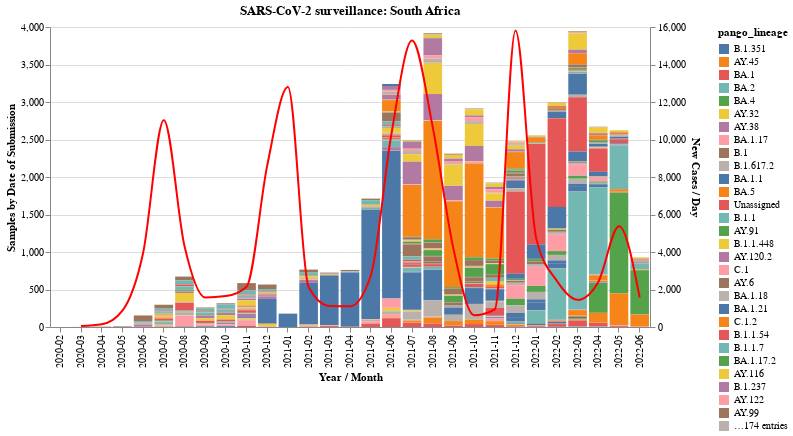

Notebook code cell kept with this figure:
### Code cell
# country level data by date of data submission
# it has two parameters - the Country Name and the ISO 3 letter country code
country_name = "South Africa"
country_code = "ZAF" 
gisaid_data = (
    africa_metadata[africa_metadata.country == country_name]
    .groupby(["date_submitted_yearmon", "pango_lineage"])
    .count()
    .reset_index()
)
sa_owid_data = (
    owid_data[owid_data.iso_code == country_code]
    .groupby(["year_mon"])
    .new_cases.mean()
    .reset_index()
)
gisaid = (
    alt.Chart(gisaid_data, width=600, title=f"SARS-CoV-2 surveillance: {country_name}")
    .mark_bar()
    .encode(
        alt.X("date_submitted_yearmon", title="Year / Month"),
        y=alt.Y("sum(virus)", title="Samples by Date of Submission"),
        color=alt.Color("pango_lineage", sort="-y"),
        tooltip=["pango_lineage", "virus"],
    )
)
owid = (
    alt.Chart(sa_owid_data)
    .mark_line(stroke="red", interpolate="monotone")
    .encode(
        alt.X("year_mon", title="Year / Month"),
        alt.Y("new_cases", title="New Cases / Day"),
    )
)
alt.layer(gisaid, owid).resolve_scale(y="independent")

### Figure 1 — Vega-Lite specification as saved in the notebook (floating-point values rounded to 4 significant figures; data arrays with more than 128 entries replaced by an {"elided": "..."} marker saying what was removed)
{"config": {"view": {"continuousWidth": 400, "continuousHeight": 300}}, "layer": [{"data": {"name": "data-e8df82084b59caf7b4f6b251f4938f62"}, "mark": "bar", "encoding": {"color": {"field": "pango_lineage", "sort": "-y", "type": "nominal"}, "tooltip": [{"field": "pango_lineage", "type": "nominal"}, {"field": "virus", "type": "quantitative"}], "x": {"field": "date_submitted_yearmon", "title": "Year / Month", "type": "nominal"}, "y": {"aggregate": "sum", "field": "virus", "title": "Samples by Date of Submission", "type": "quantitative"}}, "title": "SARS-CoV-2 surveillance: South Africa", "width": 600}, {"data": {"name": "data-c8314e43c50967b75460d2d752557aa1"}, "mark": {"type": "line", "interpolate": "monotone", "stroke": "red"}, "encoding": {"x": {"field": "year_mon", "title": "Year / Month", "type": "nominal"}, "y": {"field": "new_cases", "title": "New Cases / Day", "type": "quantitative"}}}], "resolve": {"scale": {"y": "independent"}}, "$schema": "https://vega.github.io/schema/vega-lite/v4.17.0.json", "datasets": {"data-e8df82084b59caf7b4f6b251f4938f62": {"elided": "1004 records"}, "data-c8314e43c50967b75460d2d752557aa1": [{"year_mon": "2020-02", "new_cases": null}, {"year_mon": "2020-03", "new_cases": 50.11}, {"year_mon": "2020-04", "new_cases": 143.1}, {"year_mon": "2020-05", "new_cases": 872.1}, {"year_mon": "2020-06", "new_cases": 3951.0}, {"year_mon": "2020-07", "new_cases": 11030.0}, {"year_mon": "2020-08", "new_cases": 4318.0}, {"year_mon": "2020-09", "new_cases": 1577.0}, {"year_mon": "2020-10", "new_cases": 1649.0}, {"year_mon": "2020-11", "new_cases": 2152.0}, {"year_mon": "2020-12", "new_cases": 8618.0}, {"year_mon": "2021-01", "new_cases": 12790.0}, {"year_mon": "2021-02", "new_cases": 2130.0}, {"year_mon": "2021-03", "new_cases": 1121.0}, {"year_mon": "2021-04", "new_cases": 1102.0}, {"year_mon": "2021-05", "new_cases": 2723.0}, {"year_mon": "2021-06", "new_cases": 10280.0}, {"year_mon": "2021-07", "new_cases": 15270.0}, {"year_mon": "2021-08", "new_cases": 10650.0}, {"year_mon": "2021-09", "new_cases": 4167.0}, {"year_mon": "2021-10", "new_cases": 627.2}, {"year_mon": "2021-11", "new_cases": 943.1}, {"year_mon": "2021-12", "new_cases": 15810.0}, {"year_mon": "2022-01", "new_cases": 4740.0}, {"year_mon": "2022-02", "new_cases": 2458.0}, {"year_mon": "2022-03", "new_cases": 1449.0}, {"year_mon": "2022-04", "new_cases": 2406.0}, {"year_mon": "2022-05", "new_cases": 5376.0}, {"year_mon": "2022-06", "new_cases": 1576.0}]}}
